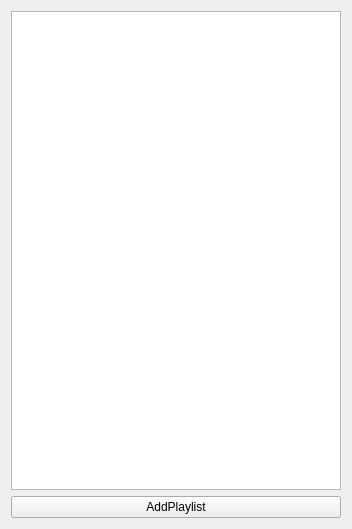
<?xml version="1.0" encoding="UTF-8"?>
<ui version="4.0">
 <class>playlist_form</class>
 <widget class="QWidget" name="playlist_form">
  <property name="geometry">
   <rect>
    <x>0</x>
    <y>0</y>
    <width>352</width>
    <height>529</height>
   </rect>
  </property>
  <property name="windowTitle">
   <string>Form</string>
  </property>
  <layout class="QVBoxLayout" name="verticalLayout">
   <item>
    <widget class="QListWidget" name="PlaylistWidget"/>
   </item>
   <item>
    <widget class="QPushButton" name="newPlaylist">
     <property name="text">
      <string>AddPlaylist</string>
     </property>
    </widget>
   </item>
  </layout>
 </widget>
 <resources/>
 <connections/>
</ui>
